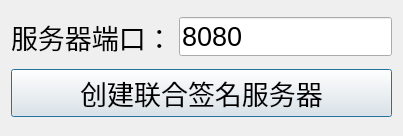
<?xml version="1.0" encoding="UTF-8"?>
<ui version="4.0">
 <class>ServerDialog</class>
 <widget class="QDialog" name="ServerDialog">
  <property name="geometry">
   <rect>
    <x>0</x>
    <y>0</y>
    <width>403</width>
    <height>136</height>
   </rect>
  </property>
  <property name="font">
   <font>
    <pointsize>20</pointsize>
   </font>
  </property>
  <property name="windowTitle">
   <string>联合签名服务器</string>
  </property>
  <layout class="QVBoxLayout" name="verticalLayout">
   <item>
    <layout class="QHBoxLayout" name="horizontalLayout">
     <item>
      <widget class="QLabel" name="label">
       <property name="text">
        <string>服务器端口：</string>
       </property>
      </widget>
     </item>
     <item>
      <widget class="QLineEdit" name="portEdit">
       <property name="text">
        <string>8080</string>
       </property>
      </widget>
     </item>
    </layout>
   </item>
   <item>
    <widget class="QPushButton" name="createButton">
     <property name="text">
      <string>创建联合签名服务器</string>
     </property>
    </widget>
   </item>
  </layout>
 </widget>
 <resources/>
 <connections/>
</ui>
